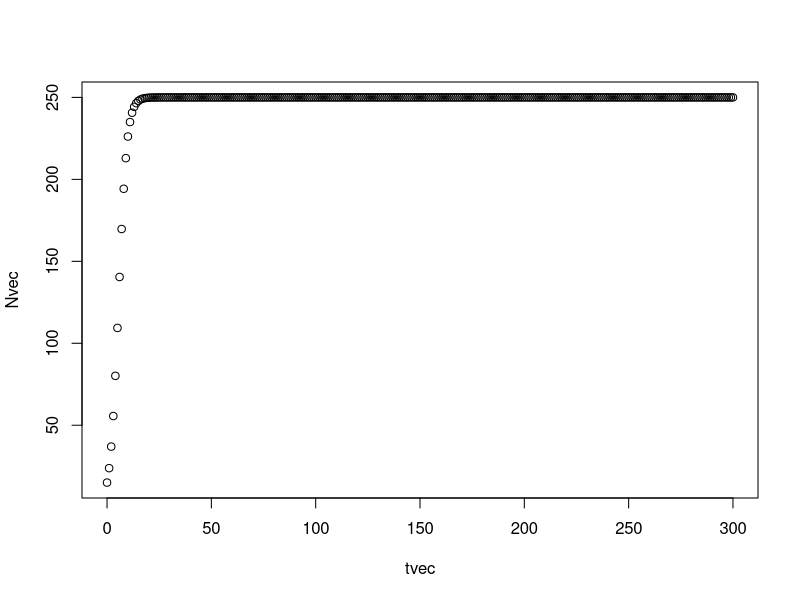
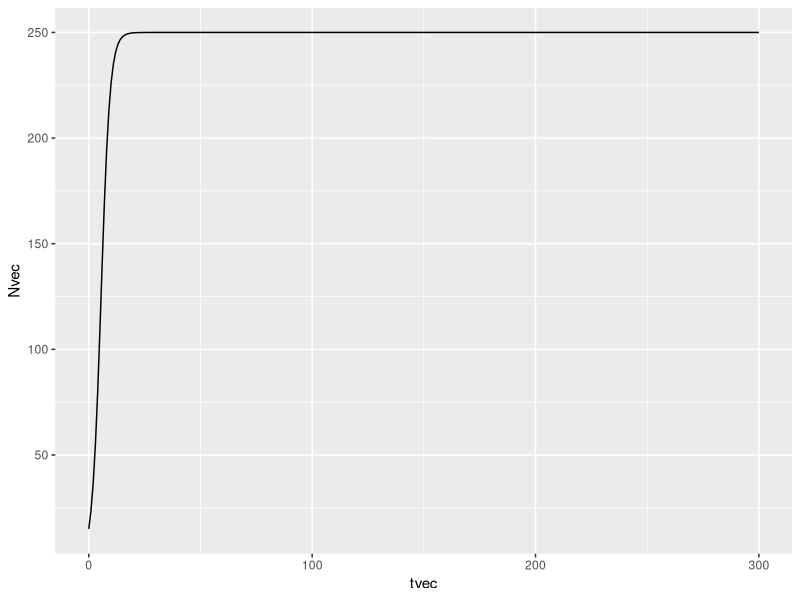

Source code (R) for these figures, in order:
r <- 0.5
N <- 15
k <- 250
t <- 300
tvec <- 0:t
Nvec <- c()

Nvec <- (k/(((k-N)/N)*(exp(1)^((-r*tvec)))+1))
Nvec1 <- data.frame(t,Nvec)

plot(y=Nvec,x=tvec)

library(ggplot2)
  dataFrame <- data.frame(tvec,Nvec)
  
  p1 <- qplot(data=dataFrame,
              x=tvec,
              y=Nvec, geom="line") 
  print(p1)
  

  
                                                   